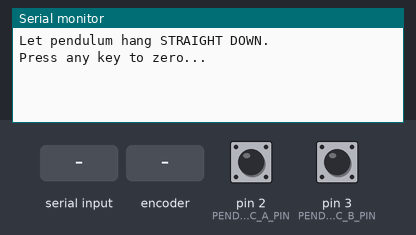
A sketch run on a simulated Arduino Uno, built with avr-gcc and run on an emulated ATmega328P. Parts: the last lines printed to the serial monitor. Inputs (shaded band) come from the test bench; at power-on: pin 2 (PEND_ENC_A_PIN) HIGH, pin 3 (PEND_ENC_B_PIN) HIGH.

Above: at 0.9 s.
1.0 s: "1" received over Serial
At 1.4 s:
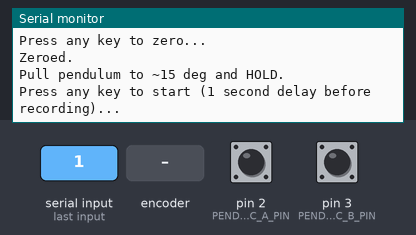
2.5 s: "0" received over Serial
At 3.4 s:
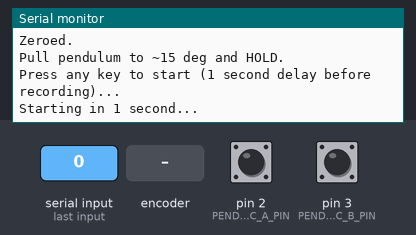
5.0 s: rotary encoder on pin 2 (PEND_ENC_A_PIN) / pin 3 (PEND_ENC_B_PIN) turned 1 step (first pin leading)
6.7 s: rotary encoder on pin 2 (PEND_ENC_A_PIN) / pin 3 (PEND_ENC_B_PIN) turned 1 step (first pin leading)
Timing chart, 0 to 9.4 s (numbered marks = the images above; inputs shaded):
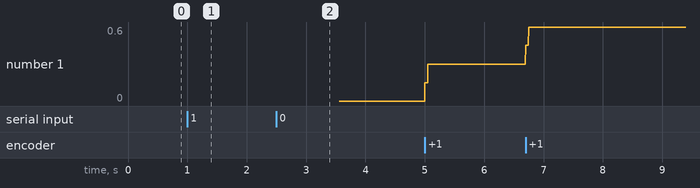

The sketch:

SwingTestLogger.ino
```cpp
#include <Wire.h>

const int PEND_ENC_A_PIN = 2;
const int PEND_ENC_B_PIN = 3;

const float PEND_ENC_PPR = 2400.0f;
const float PEND_RAD_PER_TICK = (2.0f * PI) / PEND_ENC_PPR;

const unsigned long SAMPLE_PERIOD_US = 5000;   // 200 Hz
const unsigned long RECORD_TIME_MS   = 10000;  // 10 seconds

volatile long pendTicks = 0;
long pendOffset = 0;

// ---------------- Encoder ISR ----------------
void PEND_ISR() {
  int A = digitalRead(PEND_ENC_A_PIN);
  int B = digitalRead(PEND_ENC_B_PIN);
  if (A != B) pendTicks++;
  else        pendTicks--;
}

// ---------------- Serial Wait Helper ----------------
void waitForKey() {
  while (!Serial.available()) {}
  delay(50);  // allow buffer to fill
  while (Serial.available()) Serial.read();  // clear buffer
}

// ---------------- Setup ----------------
void setup() {

  Serial.begin(115200);

  pinMode(PEND_ENC_A_PIN, INPUT_PULLUP);
  pinMode(PEND_ENC_B_PIN, INPUT_PULLUP);

  attachInterrupt(digitalPinToInterrupt(PEND_ENC_A_PIN), PEND_ISR, CHANGE);

  Serial.println("Let pendulum hang STRAIGHT DOWN.");
  Serial.println("Press any key to zero...");
  waitForKey();

  noInterrupts();
  pendOffset = pendTicks;
  interrupts();

  Serial.println("Zeroed.");
  Serial.println("Pull pendulum to ~15 deg and HOLD.");
  Serial.println("Press any key to start (1 second delay before recording)...");
  waitForKey();

  Serial.println("Starting in 1 second...");
  delay(1000);

  Serial.println("time_ms,theta_deg");
}

// ---------------- Loop ----------------
void loop() {

  static bool recordingStarted = false;
  static unsigned long startTimeUs = 0;
  static unsigned long lastSampleUs = 0;

  if (!recordingStarted) {
    startTimeUs = micros();
    lastSampleUs = startTimeUs;
    recordingStarted = true;
  }

  unsigned long nowUs = micros();

  // Stop after fixed time
  if ((nowUs - startTimeUs) >= RECORD_TIME_MS * 1000UL) {
    Serial.println("Recording finished.");
    while (1);  // stop forever
  }

  // Precise 200Hz sampling
  if ((nowUs - lastSampleUs) >= SAMPLE_PERIOD_US) {

    lastSampleUs += SAMPLE_PERIOD_US;  // prevent drift

    noInterrupts();
    long pt = pendTicks - pendOffset;
    interrupts();

    float theta_deg = (float)pt * PEND_RAD_PER_TICK * 180.0f / PI;

    unsigned long time_ms = (nowUs - startTimeUs) / 1000;

    Serial.print(time_ms);
    Serial.print(",");
    Serial.println(theta_deg, 6);
  }
}
```

Measured:
- after the input at 1.0 s, the serial monitor: prints a new line after 0.05 s (image 1)
- after the input at 2.5 s, the serial monitor: prints a new line after 0.05 s (image 2)
